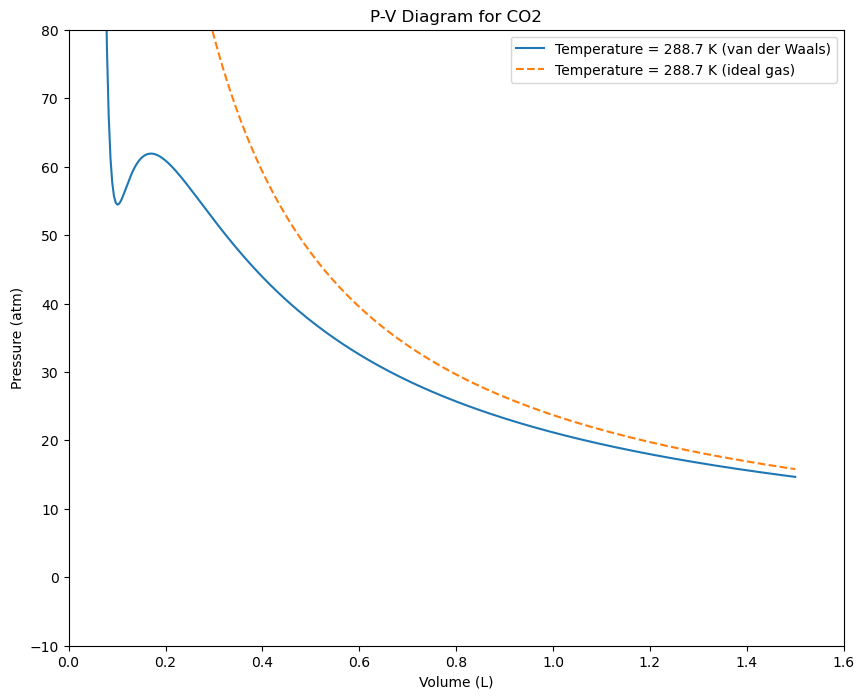
#> input picture Co2.png, 864 x 699 px, found by its file name
$ jupyter execute --allow-errors 'Versuch 31.ipynb'
#> lines starting #> are read from the running program, lines starting #| are printed output that depends on the picture; after the words box and inside, x2 and y2 are one past the last pixel; in counts of white or black regions, pixels touching at a corner belong together
[cell 1]
import numpy as np
import matplotlib.pyplot as plt
import pandas as pd
import os

# Constants

#R = 8.314  # Gas constant in J/(mol*K)
#a = 5.647  # van der Waals constant a for SF6 in (Pa*m^6/mol^2)
#b = 0.056  # van der Waals constant b for SF6 in (m^3/mol)
R = 0.0821  # L atm / (K mol)
a = 3.592  # L^2 atm / (mol^2)
b = 0.0427  # L / mol
Tc = 304.2  # K
Pc = 73.8  # atm

# Van der Waals equation
def van_der_waals(P, V, T):
    return (R * T / (V - b)) - (a / (V**2))

# Ideal gas equation
def ideal_gas(P, V, T):
    return (R * T) / V


T_values = [288.7]#np.arange(250, 355, 5)  # K (temperatures)
V = np.linspace(0.05, 1.5, 400)

plt.figure(figsize=(10, 8))

for T in T_values:
    P_vdw = van_der_waals(Pc, V, T)
    P_ideal = ideal_gas(Pc, V, T)

    plt.plot(V, P_vdw, label=f'Temperature = {T} K (van der Waals)', linestyle='-')
    plt.plot(V, P_ideal, label=f'Temperature = {T} K (ideal gas)', linestyle='--')


plt.title('P-V Diagram for CO2')
plt.xlabel('Volume (L)')
plt.ylabel('Pressure (atm)')
#plt.grid(True)
#plt.axhline(0, color='black', lw=0.5)
#plt.axvline(0, color='black', lw=0.5)
plt.legend(loc='upper right')
plt.xlim(0, 1.6)
plt.ylim(-10, 80)
plt.show()

[cell 2]
import numpy as np
import matplotlib.pyplot as plt
import pandas as pd
import os

# Constants

#R = 8.314  # Gas constant in J/(mol*K)
#a = 5.647  # van der Waals constant a for SF6 in (Pa*m^6/mol^2)
#b = 0.056  # van der Waals constant b for SF6 in (m^3/mol)
R = 83.14  #
a = 8077258  #
b = 90  #
Tc = 318  # K
Pc = 36  # atm

# Van der Waals equation
def van_der_waals(P, V, T):
    return (R * T / (V - b)) - (a / (V**2))

# Ideal gas equation
def ideal_gas(P, V, T):
    return (R * T) / V


T_values = [310]#np.arange(250, 355, 5)  # K (temperatures)
V = np.linspace(0.05, 1.5, 400)

plt.figure(figsize=(10, 8))

for T in T_values:
    P_vdw = van_der_waals(Pc, V, T)
    P_ideal = ideal_gas(Pc, V, T)

    plt.plot(V, P_vdw, label=f'Temperature = {T} K (van der Waals)', linestyle='-')
    plt.plot(V, P_ideal, label=f'Temperature = {T} K (ideal gas)', linestyle='--')


plt.title('P-V Diagram for CO2')
plt.xlabel('Volume (L)')
plt.ylabel('Pressure (atm)')
#plt.grid(True)
#plt.axhline(0, color='black', lw=0.5)
#plt.axvline(0, color='black', lw=0.5)
plt.legend(loc='upper right')
#plt.xlim(0, 1.6)
#plt.ylim(-10, 80)
plt.show()

[cell 3]
import numpy as np
import matplotlib.pyplot as plt

# Constants
R = 0.0821  # L atm / (K mol)
R = 8.314  # Gas constant in J/(mol*K)
a = 5.647e2  # van der Waals constant a for SF6 in (Pa*m^6/mol^2) - Note the unit conversion from dm^6 to m^6
b = 0.056 / 1000  # van der Waals constant b for SF6 in (m^3/mol) - Note the unit conversion from dm^3 to m^3
T = np.linspace(200, 1000, 5)  # Temperatures in Kelvin
n = 0.0022  # Number of moles

# Volume range
V = np.linspace(b * 1.1, 0.05, 500)  # Start from slightly above b to avoid singularity, use consistent units

# Calculate Pressure using van der Waals equation
P_vdw = []
for temp in T:
    P = (R * temp) / (V - b) - a / (V**2)
    P_vdw.append(P)

# Calculate Pressure for ideal gas
P_ideal = []
for temp in T:
    P = (n * R * temp) / V
    P_ideal.append(P)

# Plotting
plt.figure(figsize=(10, 6))
for i in range(len(T)):
    plt.plot(V, P_vdw[i], label=f'T = {T[i]} K (van der Waals)')

plt.plot(V, n * R * T[0] / V, '--', label=f'T = {T[0]} K (Ideal Gas)')  # Plotting only one ideal gas curve for clarity

plt.title('Isotherms for SF6 (van der Waals and Ideal Gas)')
plt.xlabel('Volume (m^3/mol)')
plt.ylabel('Pressure (Pa)')
plt.legend()
plt.grid(True)
plt.ylim(-100000, 8000000)  # Adjusted to accommodate the range of values
plt.xlim(0, 0.1)
plt.show()
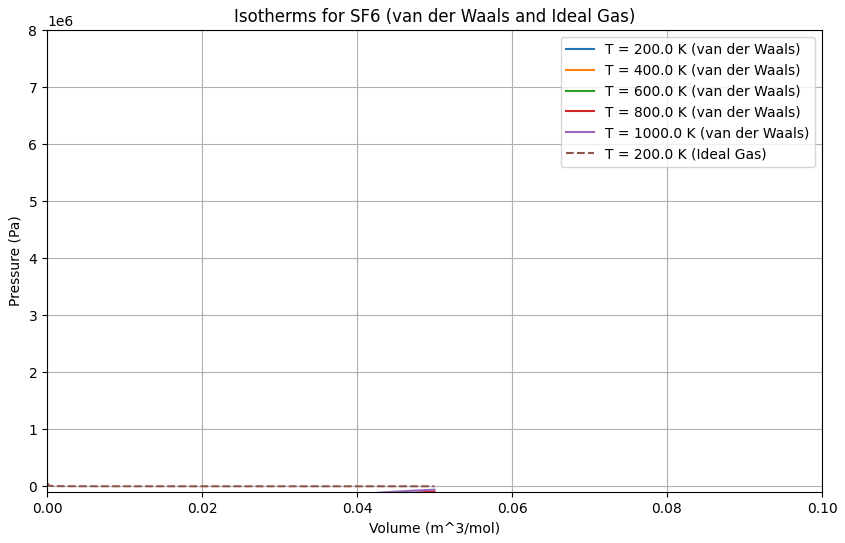
#> figure drawn by matplotlib, 1 panel; curve peaks at x = 0.05, y = -192586.7; curve peaks at x = 0.05, y = -159293.4; curve peaks at x = 0.05, y = -126000.1

[cell 4]
import numpy as np
import matplotlib.pyplot as plt

# Constants
R = 8.314  # Gas constant in J/(mol*K)
a = 5.647  # van der Waals constant a for SF6 in (Pa*m^6/mol^2)
b = 0.056  # van der Waals constant b for SF6 in (m^3/mol)
T = np.linspace(200, 1000, 5)  # Temperatures in Kelvin
n = 1  # Number of moles

# Volume range
V = np.linspace(b * 1.1, 0.5, 500)  # Start from slightly above b to avoid singularity

# Calculate Pressure using van der Waals equation
P_vdw = []
for temp in T:
    P = (R * temp) / (V - b) - a / (V**2)
    P_vdw.append(P)

# Calculate Pressure for ideal gas
P_ideal = []
for temp in T:
    P = (n * R * temp) / V
    P_ideal.append(P)

# Plotting
plt.figure(figsize=(10, 6))
for i in range(len(T)):
    plt.plot(V, P_vdw[i], label=f'T = {T[i]} K (van der Waals)')
    plt.plot(V, P_ideal[i], '--', label=f'T = {T[i]} K (Ideal Gas)')

plt.title('Isotherms for SF6 (van der Waals and Ideal Gas)')
plt.xlabel('Volume (m^3/mol)')
plt.ylabel('Pressure (Pa)')
plt.legend()
plt.grid(True)
plt.ylim(-10000, 200000)
plt.xlim(0, 0.1)
plt.show()
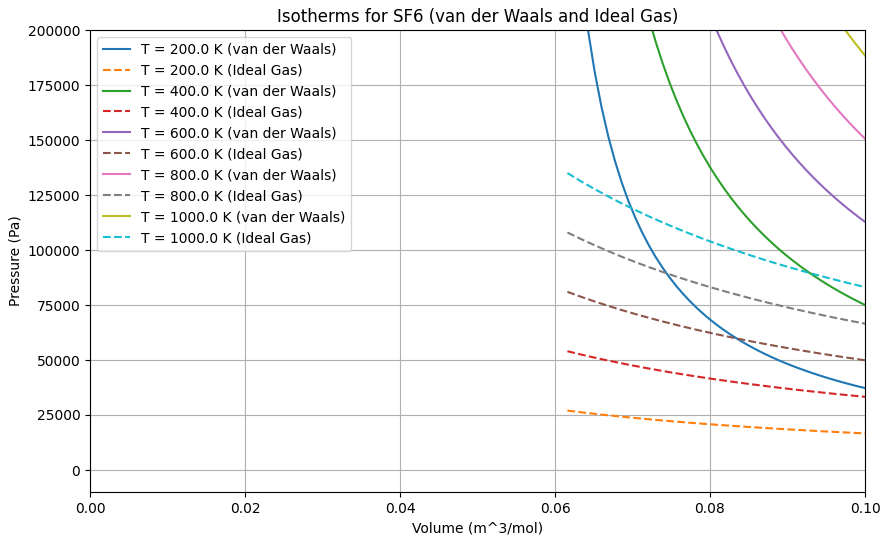
#> figure drawn by matplotlib, 1 panel; curve peaks at x = 0.0616, y = 295440.4; curve peaks at x = 0.0616, y = 26993.5; curve peaks at x = 0.0616, y = 592369

[cell 5]
import numpy as np
import matplotlib.pyplot as plt

# Constants
R = 0.0821  # L atm / (K mol)
a = 7.857  # L^2 atm / (mol^2)
b = 0.08786  # L / mol
Tc = 318.65  # K
Pc = 36.3  # atm

# Van der Waals equation
def van_der_waals(P, V, T):
    return (R * T / (V - b)) - (a / (V**2))

# Ideal gas equation
def ideal_gas(P, V, T):
    return (R * T) / V

# Maxwell straight line
def maxwell_straight(P, T):
    return R * T / (P + a / (3 * b))

# Generate P-V data for different temperatures
T_values = np.arange(300, 325, 5)  # K (temperatures)
#T_values = np.arange(280, 330, 5)  # K (temperatures)
V = np.linspace(0.05, 1.5, 400)  # Volume in L

plt.figure(figsize=(10, 8))

for T in T_values:
    P_vdw = van_der_waals(Pc, V, T)  # Calculate van der Waals pressure
    P_ideal = ideal_gas(Pc, V, T)  # Calculate ideal gas pressure

    plt.plot(V, P_vdw, label=f'Temperature = {T} K (van der Waals)', linestyle='-')
    plt.plot(V, P_ideal, label=f'Temperature = {T} K (ideal gas)', linestyle='--')

# Plot Maxwell straight line for specific temperature
T_maxwell = 288.7  # K

plt.title('P-V Diagram for CO2')
plt.xlabel('Volume (L)')
plt.ylabel('Pressure (atm)')

plt.legend(loc='upper right')
#plt.xlim(0, 1.0)
plt.ylim(0, 50)
plt.show()
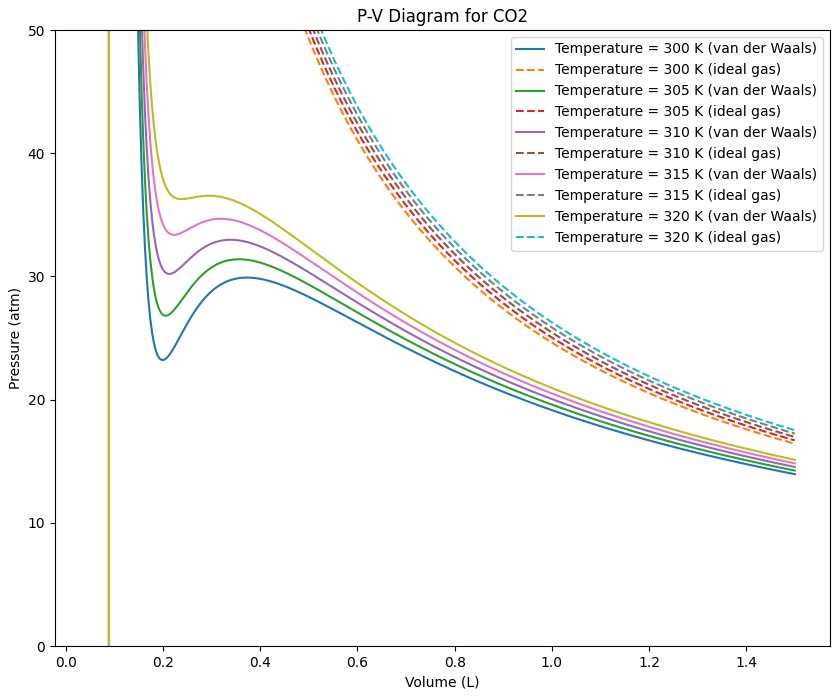
#> figure drawn by matplotlib, 1 panel; curve peaks at x = 0.09, y = 10675.2; curve peaks at x = 0.05, y = 492.6; curve peaks at x = 0.09, y = 10869.3

#> (a cell that did not finish here is left out)

#> (a cell that did not finish here is left out)

[cell 8]
# [6 lines of commented-out code are left out]

fig, ax = plt.subplots()
fig2, ax2 = plt.subplots()
markers = ['o', 's', 'D', '^', 'v', 'x', '+', '*', 'p', 'h']
label_base = 'Isotherme bei T = '
labels = ['30,0°C','34,9°C','37,7°C','39,7°C','42,6°C','44,7°C','45,7°C','46,3°C','47,0°C','49,5°C','30,0°C']
#> (the rest of this cell did not finish here and is left out)

p_kritisch = 36.75
v_kritisch = 0.6

[cell 9]
i = [0]
#> (the rest of this cell did not finish here and is left out)

[cell 10]
import cv2
import numpy as np

# Load the image
image = cv2.imread('Versuch 31/co2.png')
#> image is the input picture: shape (699, 864, 3); mean B, G, R 251.4, 251.4, 251.3

# Convert the image to grayscale
gray = cv2.cvtColor(image, cv2.COLOR_BGR2GRAY)

# Threshold the image to get the mask of the blue line
_, mask = cv2.threshold(gray, 240, 255, cv2.THRESH_BINARY)
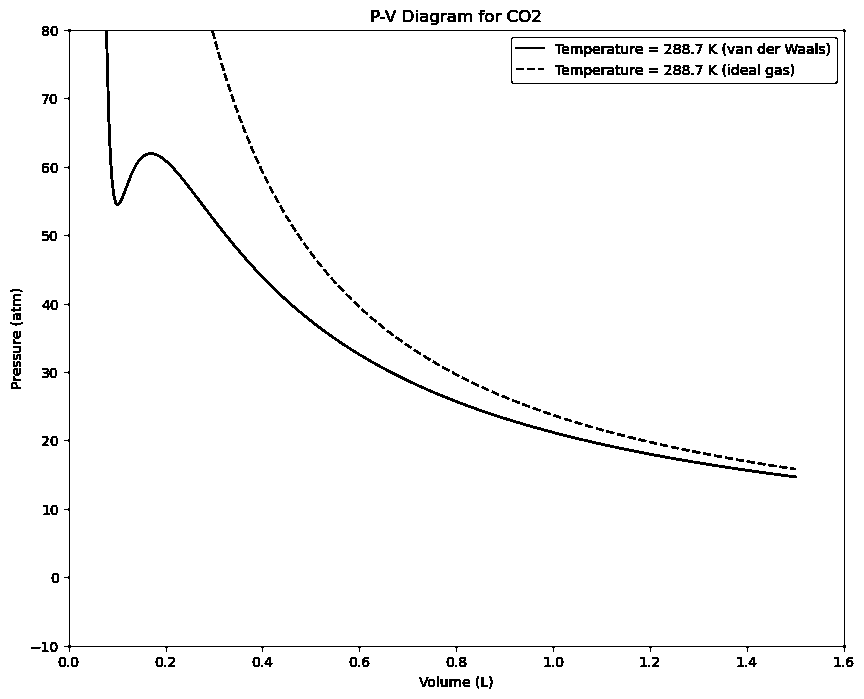
#> mask: shape (699, 864); 97.7% white; black in thin lines or dots

# Invert the mask
mask = cv2.bitwise_not(mask)
#> mask: shape (699, 864); 2.3% white in thin lines or dots

# Convert the mask to 3-channel format
mask = cv2.cvtColor(mask, cv2.COLOR_GRAY2BGR)
#> mask: shape (699, 864, 3); 2.3% white in thin lines or dots

# Convert the original image to 4-channel format
image = cv2.cvtColor(image, cv2.COLOR_BGR2BGRA)
#> image: shape (699, 864, 4)

# Set the alpha channel of the original image using the mask
image[:, :, 3] = mask[:, :, 0]

# Save the result
#> (the rest of this cell did not finish here and is left out)

#> (a cell that did not finish here is left out)

[cell 12]
p_list = []
temp_list = ['30.0','34.9','37.7','39.7','42.6','44.7','45.7','46.3','47.0','49.5','30.0']
#> (the rest of this cell did not finish here and is left out)

[cell 13]
from matplotlib.ticker import ScalarFormatter
import matplotlib.ticker as ticker
from scipy.optimize import curve_fit
p_list = [24.75,28,30,31.5,33.75,35.5,36.5]#,36.75]
temp_list = [30.0+273.15,34.9+273.15,37.9+273.15,39.7+273.15,42.6+273.15,44.7+273.15,45.7+273.15]#,46.3]#,47.0,49.5,30.0]

# Exponentialfunktion definieren
def exponential_func(x, a, b):
    return a * np.exp(b * np.array(x))
#params, covariance = curve_fit(exponential_func, temp_list, p_list)

# Extrahiere die Parameter a und b
#a, b = params

plt.errorbar(temp_list, p_list, yerr=1, capsize=5, fmt='o', label = 'Druck bei kritischem Volumen für verschiedene Isotherme')
#plt.plot(temp_list, exponential_func(temp_list, a, b), color='red', label='Exponentialfit')
x = [29+273.15, 46+273.15]#11.75,
y = [24.05, 24.05+(17/15.7)*11.75]
plt.plot(x,y, label = 'Dampfdruckkurve')
plt.plot([300,325], [36.5,36.5], label= 'Hilfslinie',linestyle='--',  color = 'black')
plt.plot([45.8+273.15,45.8+273.15], [8,40],linestyle='--',  color = 'black')
# Set logarithmic scale on the y-axis
plt.semilogy()
plt.xlabel('Temperatur [K]')
plt.ylabel('Druck [bar]')
plt.legend(fontsize='small')
plt.xlim(302.5, 320)  # Setting limits for x-axis from 0 to 6
plt.ylim(24, 38) # Setting limits for y-axis from 0 to 12
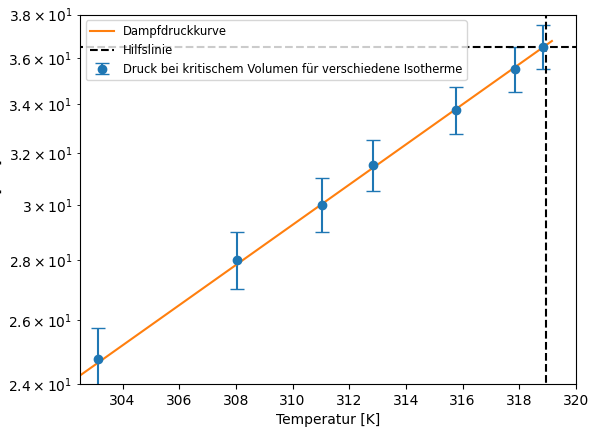
#> figure drawn by matplotlib, 1 panel

[cell 14]
import numpy as np
import matplotlib.pyplot as plt

# Example data - two sets of data
x1 = np.linspace(0, 10, 100)
x2 = np.linspace(0, 20, 100)
y1 = np.sin(x1) * 10  # First set of data
y2 = np.cos(x2)      # Second set of data

# Plot data 1
plt.plot(x1, y1, color='blue', label='Data 1')

# Transform data 2 to match the x-axis scale of data 1
x2_transformed = x1[0] + ((x2 - x2[0]) / (x2[-1] - x2[0])) * (x1[-1] - x1[0])
plt.plot(x2_transformed, y2, color='red', label='Data 2')

# Labels and legend
plt.xlabel('X-axis')
plt.ylabel('Y-axis')
plt.title('Two Sets of Data with Independent Axes on Same Plot')
plt.legend()

# Show plot
plt.show()
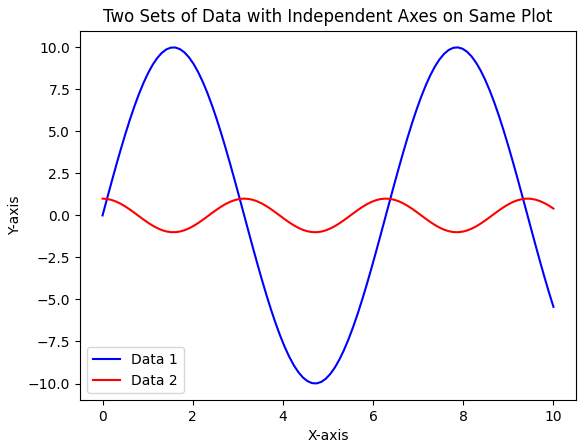
#> figure drawn by matplotlib, 1 panel; curve peaks at x = 7.88, y = 10; curve peaks at x = 0, y = 1

[cell 15]
import numpy as np
import matplotlib.pyplot as plt


i = [6,7,8,9]
#> (the rest of this cell did not finish here and is left out)

[cell 16]
p_value = p_list[0]-p_list[-1]
temp_value = temp_list[0]-temp_list[-1]
print(p_value)
print(temp_value)

[cell 17]
P_ideal

[cell 18]
P = (n * R * temp) / 1.5
P

[cell 19]
import numpy as np
import matplotlib.pyplot as plt
import pandas as pd
import os

# Constants

#R = 8.314  # Gas constant in J/(mol*K)
#a = 5.647  # van der Waals constant a for SF6 in (Pa*m^6/mol^2)
#b = 0.056  # van der Waals constant b for SF6 in (m^3/mol)
R = 8.314  # Gas constant in J/(mol*K)
a = 1.3908   # Van der Waals constant 'a' for SF6 in (Pa*m^6/mol^2)
b = 0.03183  # Van der Waals constant 'b' for SF6 in (m^3/mol)
Tc = 318.2  # K
Pc = 35  # atm

# Van der Waals equation
def van_der_waals(P, V, T):
    return (R * T / (V - b)) - (a / (V**2))

# Ideal gas equation
def ideal_gas(P, V, T):
    return (R * T) / V


T_values = [288.7]#np.arange(250, 355, 5)  # K (temperatures)
V = np.linspace(1, 10.5, 400)

plt.figure(figsize=(10, 8))

for T in T_values:
    P_vdw = van_der_waals(Pc, V, T)
    P_ideal = ideal_gas(Pc, V, T)

    plt.plot(V, P_vdw, label=f'Temperature = {T} K (van der Waals)', linestyle='-')
    plt.plot(V, P_ideal, label=f'Temperature = {T} K (ideal gas)', linestyle='--')


plt.title('P-V Diagram for CO2')
plt.xlabel('Volume (L)')
plt.ylabel('Pressure (atm)')
#plt.grid(True)
#plt.axhline(0, color='black', lw=0.5)
#plt.axvline(0, color='black', lw=0.5)
plt.legend(loc='upper right')
#plt.xlim(0, 1.6)
#plt.ylim(-10, 80)
plt.show()
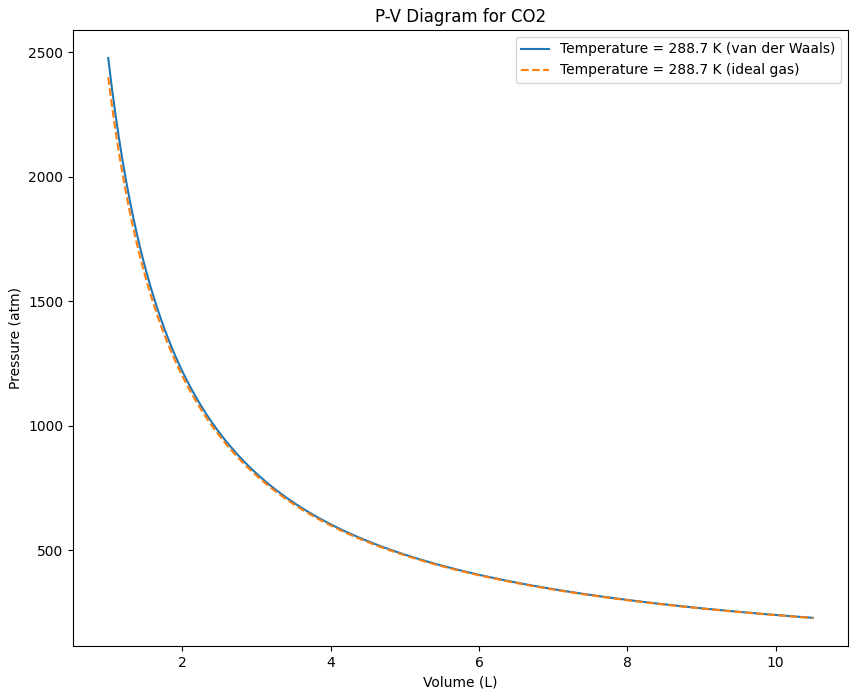
#> figure drawn by matplotlib, 1 panel; curve peaks at x = 1, y = 2477.8; curve peaks at x = 1, y = 2400.3

[cell 20]
import numpy as np
import matplotlib.pyplot as plt

# Constants
R = 8.314  # Gas constant in J/(mol*K)
a = 1.3908   # Van der Waals constant 'a' for SF6 in (Pa*m^6/mol^2)
b = 0.03183  # Van der Waals constant 'b' for SF6 in (m^3/mol)

# Van der Waals equation of state
def van_der_waals_p(V, T):
    return R * T / (V - b) - a / V**2

# Derivative of pressure with respect to volume
def dp_dV(V, T):
    return (R * T / (V - b)**2) + (2 * a / V**3)

# Define temperature and volume ranges
T = 300  # Temperature in K
V = np.linspace(0.05, 0.5, 100)  # Volume in m^3/mol

# Find the index where dp/dV is positive
valid_indices = np.where(dp_dV(V, T) > 0)[0]
max_valid_index = valid_indices[-1]

# Calculate pressure using the van der Waals equation
P = van_der_waals_p(V[:max_valid_index], T)

# Plotting
plt.figure(figsize=(8, 6))
plt.plot(V[:max_valid_index], P, color='blue', label='van der Waals')

# Labels and title
plt.title('P-V Diagram for SF6 (van der Waals)')
plt.xlabel('Volume (m^3/mol)')
plt.ylabel('Pressure (Pa)')
plt.grid(True)
plt.legend()
plt.show()
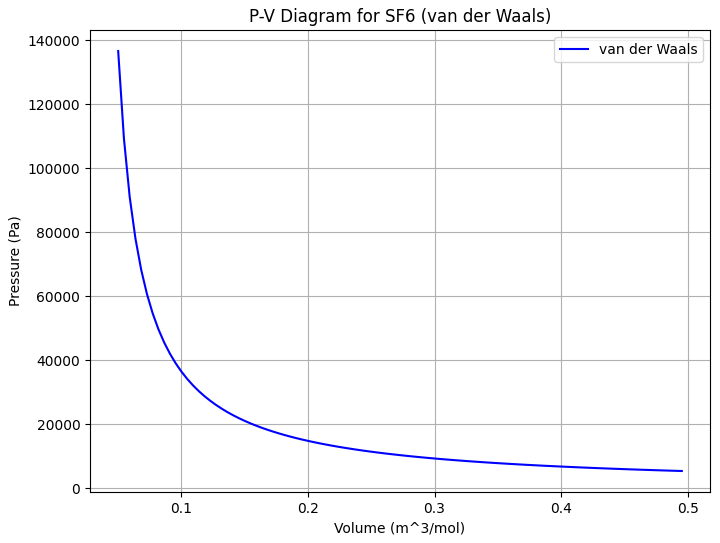
#> figure drawn by matplotlib, 1 panel; curve peaks at x = 0.05, y = 136713.9

$ run again, with Beispiel Maxwell.png copied over Co2.png
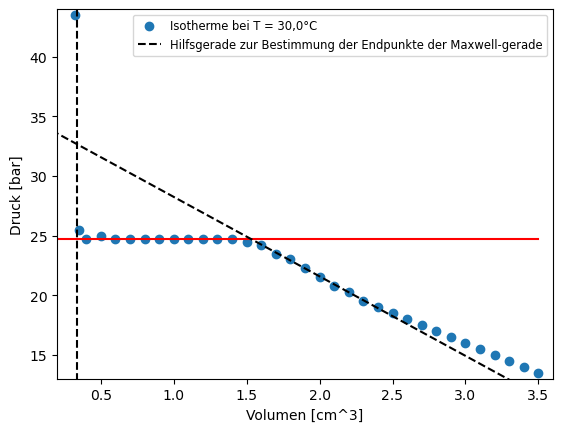
#> input picture Beispiel Maxwell.png, 563 x 432 px, found by its file name
#> image is the input picture: shape (432, 563, 3); mean B, G, R 246.9, 246.4, 246.6
#> `_, mask = cv2.threshold(gray, 240, 255, cv2.THRESH_BINARY)`:
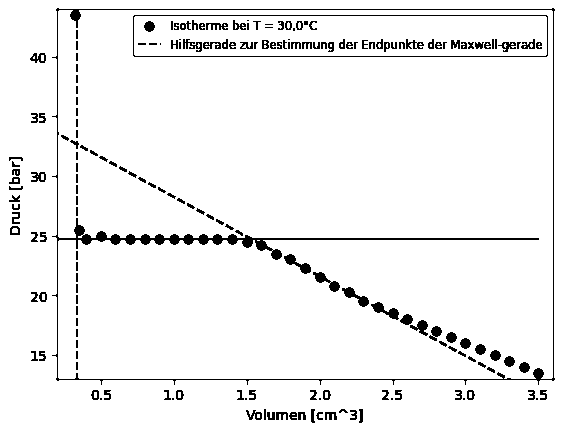
#> mask: shape (432, 563); 94.9% white; 185 black regions (52 under 20 px), largest, box (x1, y1, x2, y2) and area: (52, 8, 555, 385) 4216, (133, 15, 548, 57) 910, (371, 302, 399, 320) 210
